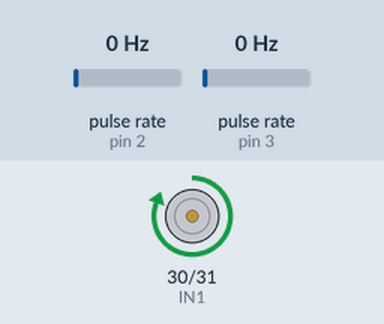
This sketch was run on a simulated Arduino Mega 2560, built with avr-gcc and run on an emulated ATmega2560. Parts: motor-driver pin pairs drawn as motors (green arrow = first pin HIGH = forward, orange = second pin HIGH = backward, longer = more drive, scaled by the enable pin). Wiring (inferred from the names in the program): 2 × pulse sensor: data pin 2 / data pin 3. The test bench sets the inputs (shaded band); at power-on: pulse rate (sensors on pin 2, pin 3) 0 Hz.

Above: at 1.2 s.
1.3 s: pulse rate (sensor on pin 2) set to 100 Hz
At 3.5 s:
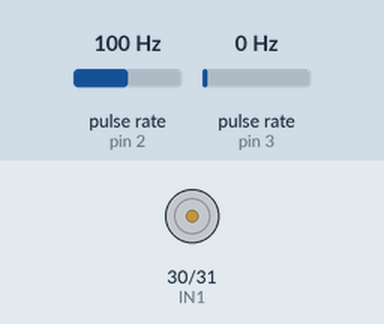
4.3 s: pulse rate (sensor on pin 2) set to 150 Hz
6.8 s: pulse rate (sensor on pin 2) set to 50 Hz
Timing chart, 0 to 15.8 s (numbered marks = the images above; inputs shaded):
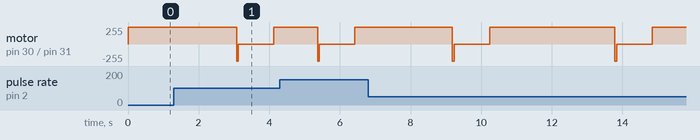

Measured:
- after the input at 1.3 s, motor on pin 30 (IN1) / pin 31 (IN2): forward 255/255 → stopped after 1.8 s, → forward 255/255 1.1 s later

The sketch:

encoderTest2.ino
```cpp
int ENA = 9;      //pwm Port um Geschwindigkeit zu regeln
int IN1 = 30;     //digitaler Port für die Drehrichtung
int IN2 = 31;     //digitaler Port für die Drehrichtung
int encoder1 = 2; //interrupt port um einen Interrupt zu erkennen
int encoder2 = 3; //interrupt port um einen Interrupt zu erkennen

volatile int encoder_val_1;   //volatile int, um den Interrupt zu vermerken
volatile int encoder_val_2;   //volatile int, um den Interrupt zu vermerken

void setup() {
  Serial.begin(9600);

  pinMode(ENA, OUTPUT);
  pinMode(IN1, OUTPUT);
  pinMode(IN2, OUTPUT);

  attachInterrupt(digitalPinToInterrupt(encoder1), count1, CHANGE);
  attachInterrupt(digitalPinToInterrupt(encoder2), count2, CHANGE);

  encoder_val_1 = 0;
  encoder_val_2 = 0;

  digitalWrite(IN1, HIGH);
  digitalWrite(IN2, LOW);
}

/*
  void loop() {
  if (encoder_val_1 > 720) {
    encoder_val_1 = 0;
  }

  if (encoder_val_1 < 360) {
    digitalWrite(IN1, HIGH);
    digitalWrite(IN2, LOW);
  }
  else
  {
    digitalWrite(IN1, LOW);
    digitalWrite(IN2, HIGH);
  }
  analogWrite(ENA, 120);
  }
*/


void loop() {
  digitalWrite(IN1, HIGH);
  digitalWrite(IN2, LOW);
  int encoder_now = encoder_val_1;
  while (encoder_val_1 < encoder_now + 355) {
    analogWrite(ENA, 255);
    //Serial.print("Der Encoderwert ist: ");
    //Serial.println(encoder_val_1);
  }
  digitalWrite(IN1, LOW);
  digitalWrite(IN2, HIGH);
  analogWrite(ENA, 255);
  delay(50);
  analogWrite(ENA, 0);

  if (encoder_val_1 > 1000) {
    encoder_val_1 = 0;
  }
  delay(1000);


}

void count1() {
  encoder_val_1++;
}

void count2() {
  encoder_val_2++;
}
```
